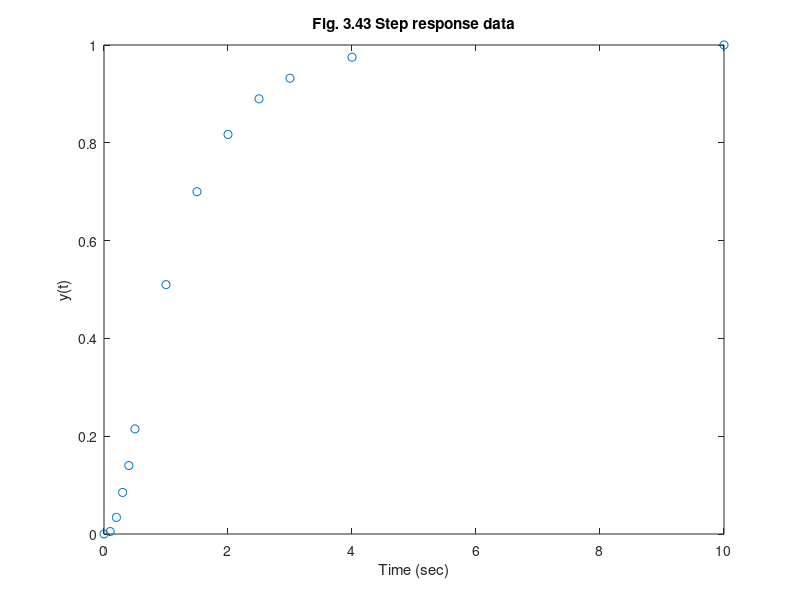

Here is the MATLAB script that generated this plot: (Note: this script raises an error after producing the figure.)
%  Figure 3.43      Feedback Control of Dynamic Systems, 6e
%                        Franklin, Powell, Emami
%
%  Example 3.35     
clf;
t=[0 .1 .2 .3 .4 .5 1 1.5 2 2.5 3 4 10];
y=[0 .005 .034 .085 .140 .215 .510 .7 .817 .890 .932 .975 1];
axis([0 6 -.2 1]);
plot(t,y,'o');
title('Fig. 3.43 Step response data');
ylabel('y(t)');
xlabel('Time (sec)');
nicegrid;

